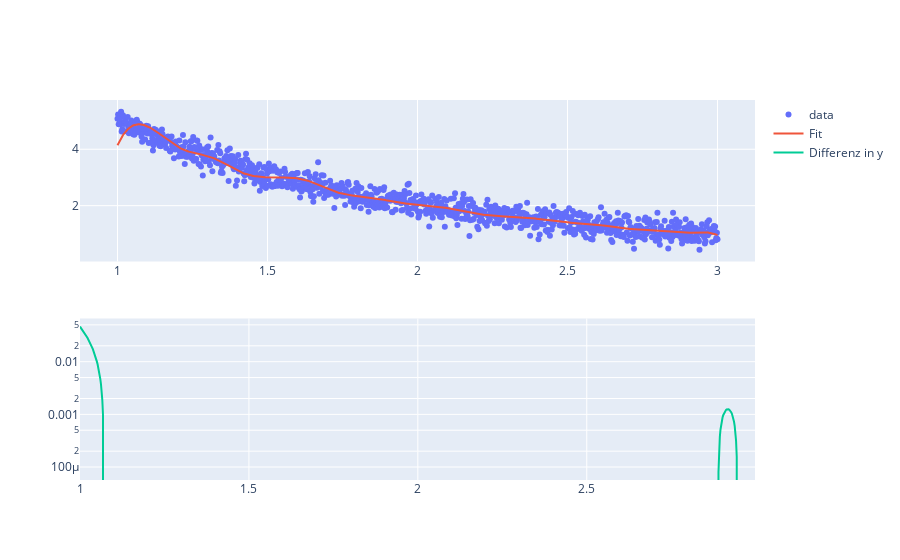

Write notebook code for a chart like this one.
### Code cell
x = np.linspace(1,3,1000)
y = f2(x, a=10)

beta_hat, y_hat = iterativeFit(x, y, k=20, type_="concave", lam_p=0.0001, lam_c=1e6)

fig = make_subplots(rows=2, cols=1)
fig.add_trace(go.Scatter(x=x, y=y, name="data", mode="markers"), row=1, col=1)
fig.add_trace(go.Scatter(x=x, y=y_hat, name="Fit"), row=1, col=1)
fig.add_trace(go.Scatter(x=x[:-1], y=np.diff(y_hat), name="Differenz in y"), row=2, col=1)
fig.update_yaxes(title_text="", type="log", row=2, col=1)

### Figure 1 — Plotly figure (JSON) as saved in the notebook; plotly's stock layout.template omitted (floating-point values rounded to 4 significant figures; data arrays with more than 128 entries replaced by an {"elided": "..."} marker saying what was removed)
{"data": [{"mode": "markers", "name": "data", "type": "scatter", "x": {"elided": "1000 float values"}, "xaxis": "x", "y": {"elided": "1000 float values"}, "yaxis": "y"}, {"name": "Fit", "type": "scatter", "x": {"elided": "1000 float values"}, "xaxis": "x", "y": {"elided": "1000 float values"}, "yaxis": "y"}, {"name": "Differenz in y", "type": "scatter", "x": {"elided": "999 float values"}, "xaxis": "x2", "y": {"elided": "999 float values"}, "yaxis": "y2"}], "layout": {"xaxis": {"anchor": "y", "domain": [0, 1]}, "xaxis2": {"anchor": "y2", "domain": [0, 1]}, "yaxis": {"anchor": "x", "domain": [0.575, 1]}, "yaxis2": {"anchor": "x2", "domain": [0, 0.425], "title": {"text": ""}, "type": "log"}}}
